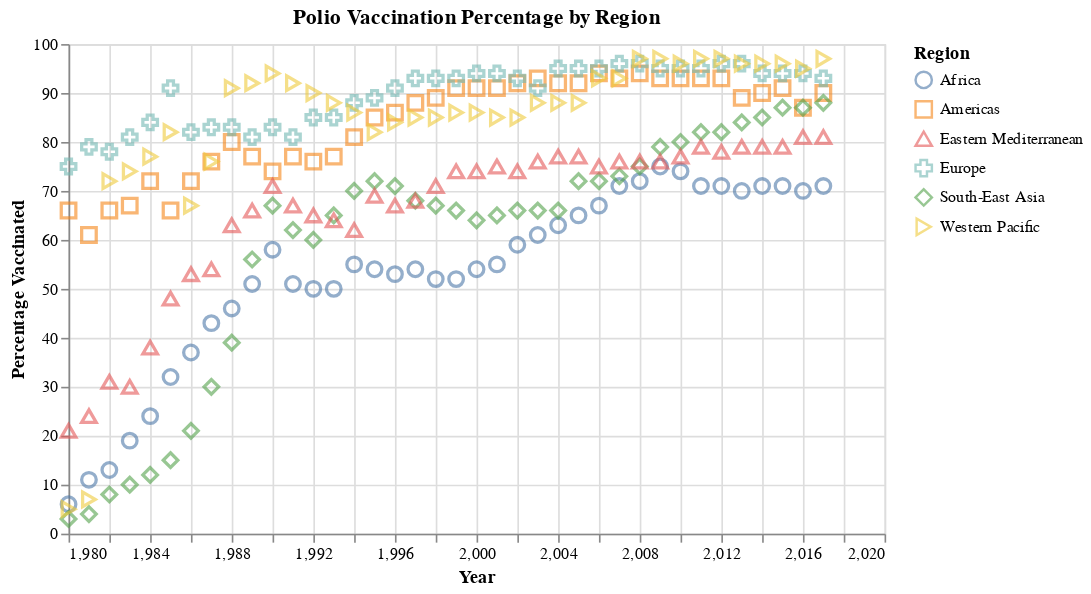

Write notebook code for a chart like this one.
### Code cell
"""
Task 5: Create a scatter plot
"""
polio_regions = alt.Chart(polio).mark_point(size=80, opacity=0.6).encode(
    x=alt.X('yr:Q', title='Year', scale=alt.Scale(zero=False)), 
    y=alt.Y('pct_vaccinated:Q', title='Percentage Vaccinated'),
    color=alt.Color('who_region:N', title='Region'),  # Different colors per region
    shape=alt.Shape('who_region:N', title='Region'),  # Different shapes per region
    tooltip=['who_region', 'yr', 'pct_vaccinated']
).properties(
    title='Polio Vaccination Percentage by Region',
    width=500
)

polio_regions

### Figure 1 — Vega-Lite specification as saved in the notebook (floating-point values rounded to 4 significant figures; data arrays with more than 128 entries replaced by an {"elided": "..."} marker saying what was removed)
{"config": {"view": {"continuousWidth": 300, "continuousHeight": 300}}, "data": {"name": "data-4acfddf6f16d8704a0e7182f17886a16"}, "mark": {"type": "point", "opacity": 0.6, "size": 80}, "encoding": {"color": {"field": "who_region", "title": "Region", "type": "nominal"}, "shape": {"field": "who_region", "title": "Region", "type": "nominal"}, "tooltip": [{"field": "who_region", "type": "nominal"}, {"field": "yr", "type": "quantitative"}, {"field": "pct_vaccinated", "type": "quantitative"}], "x": {"field": "yr", "scale": {"zero": false}, "title": "Year", "type": "quantitative"}, "y": {"field": "pct_vaccinated", "title": "Percentage Vaccinated", "type": "quantitative"}}, "title": "Polio Vaccination Percentage by Region", "width": 500, "$schema": "https://vega.github.io/schema/vega-lite/v5.20.1.json", "datasets": {"data-4acfddf6f16d8704a0e7182f17886a16": {"elided": "228 records"}}}
